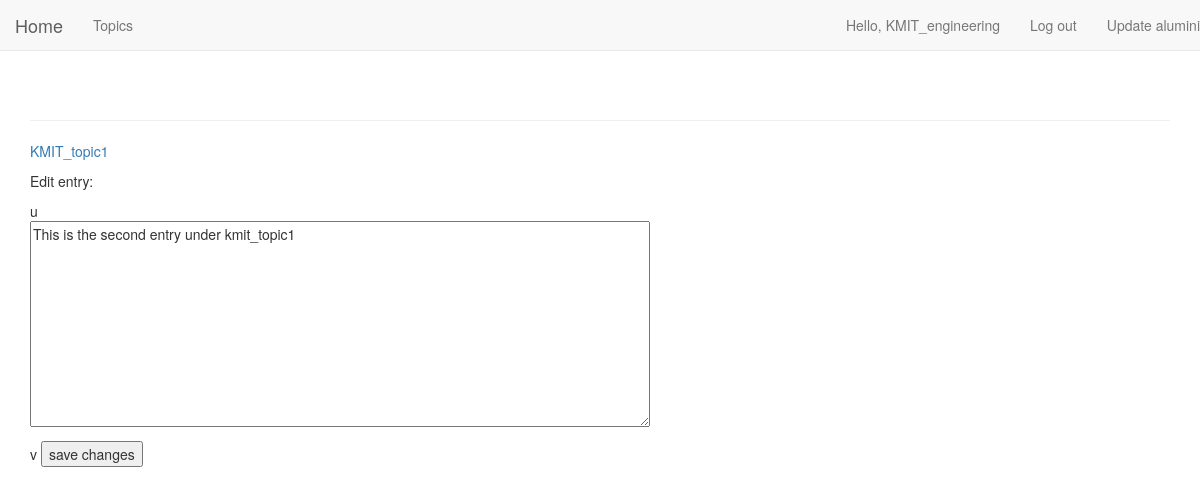
Page /edit_entry/4/ (signed in) on the committed database.
### Users/models.py (models this page shows, shortened)
class User(AbstractUser):
    is_alumini = models.BooleanField(default=False)
    is_college = models.BooleanField(default=False)

class Topic(models.Model):
    text=models.CharField(max_length=200)
    date_added=models.DateTimeField(auto_now_add=True)
    owner=models.ForeignKey('College',on_delete=models.CASCADE)
    def __str__(self):
        return self.text

class Entry(models.Model):
    topic=models.ForeignKey('Topic',on_delete=models.CASCADE)
    text=models.TextField()
    date_added=models.DateTimeField(auto_now_add=True)
    class Meta:
        verbose_name_plural='entries'

### Users/views/classroom.py (the view)
# urls.py: url(r'^edit_entry/(?P<entry_id>\d+)/$', classroom.edit_entry,name='edit_entry'),
@login_required
def edit_entry(request,entry_id):
    if(request.user.is_college==True):
        entry=Entry.objects.get(id=entry_id)
        topic=entry.topic
        if(request.user.is_alumini==True):
            alumini=Alumini.objects.get(user=request.user)
            if(topic.owner!=alumini.college):
                raise Http404
        else:
            college=College.objects.get(user=request.user)
            if(topic.owner!=college):
                raise Http404
        if request.method != 'POST':
            form=EntryForm(instance=entry)
        else:
            form=EntryForm(instance=entry,data=request.POST)
            if form.is_valid():
                form.save()
                return HttpResponseRedirect(reverse('Users:topic',args=[topic.id]))
        context={'entry':entry, 'topic':topic,'form':form }
        return render(request,'Users/edit_entry.html',context)
    else:
        raise Http404

### Users/forms.py
class EntryForm(forms.ModelForm):
    class Meta:
        model=Entry
        fields=['text']
        labels={'text':''}
        widgets={'text':forms.Textarea(attrs={'cols':80})}

### Users/templates/Users/edit_entry.html (shortened to what this page needs)
{% extends "Users/home.html" %}
{% block content %}
<p><a href="{% url 'Users:topic' topic.id %}">{{ topic }}</a></p>
<p>Edit entry:</p>
u <form action="{% url 'Users:edit_entry' entry.id %}" method='post'>
{{ form.as_p }}
v <button name="submit">save changes</button>
</form>
{% endblock content %}

### Users/templates/Users/home.html (shortened to what this page needs)
{% load bootstrap3 %}
<!DOCTYPE html>
<html>
    <head>
        {% bootstrap_css %}
    </head>
    <body>
  <nav class="navbar navbar-default navbar-static-top">
    <div class="navbar-header">
    <a class="navbar-brand" href="{% url 'Users:index' %}">Home</a>
    </div>
    <div class="collapse navbar-collapse" id="navbar">
      <ul class="nav navbar-nav">
        {% if user.is_authenticated %}
        <li><a class="nav-link" href="{% url 'Users:topics' %}">Topics</a></li>
        {% endif %}
      </ul>
      <ul class="nav navbar-nav navbar-right">
        {% if user.is_authenticated %}
         <li><a>Hello, {{ user.username }}</a></li>
        <li class="nav-item">
          <a class="nav-link" href="{% url 'Users:logout' %}">Log out</a>
        </li>
        <li class="nav-item">
          <a class="nav-link" href="{% url 'Users:update_alumini' %}">Update alumini</a>
        </li>
        {% endif %}
      </ul>
    </div>
  </nav>
  <div class="container">
    <div class="page-header">
    </div>
    <div>
      {% block content %}{% endblock content %}
    </div>
  </div>
  </body>
</html>

### rows in the picture
User: username "KMIT_engineering"
Topic: text "KMIT_topic1"
Entry: text "This is the second entry under kmit_topic1"
